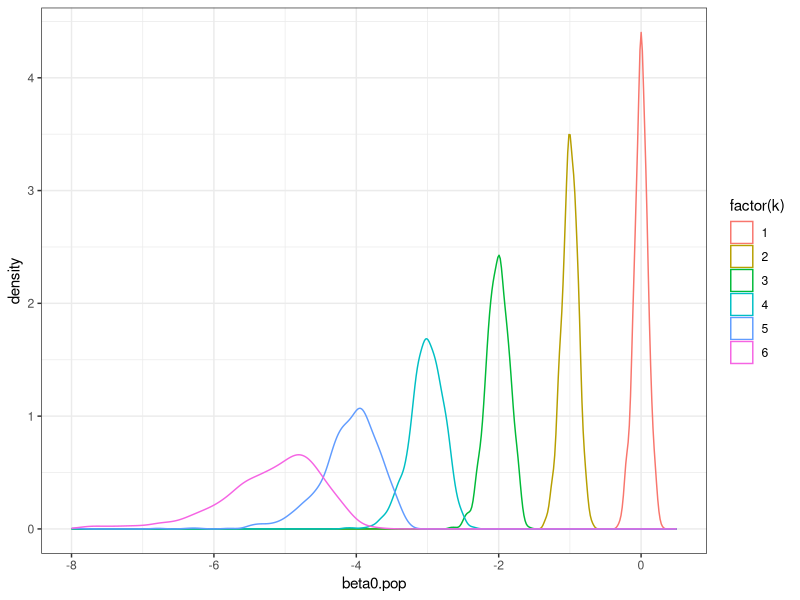
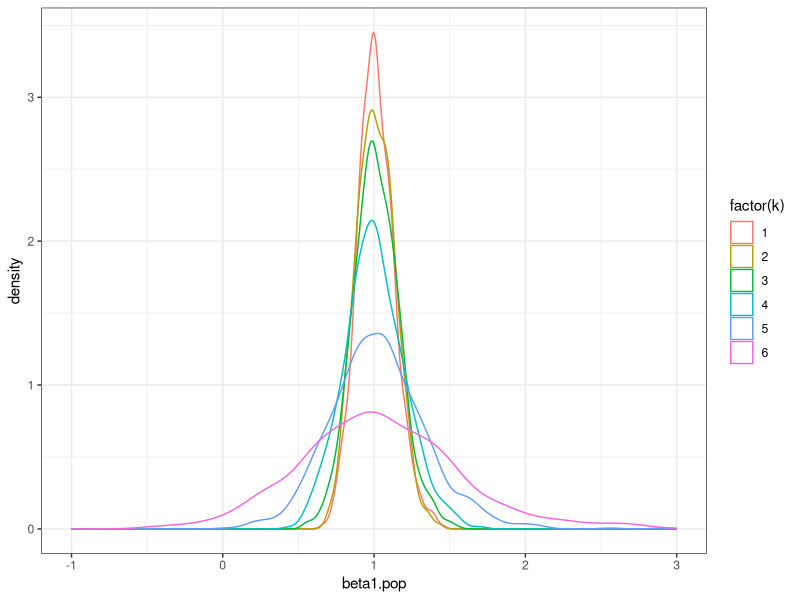
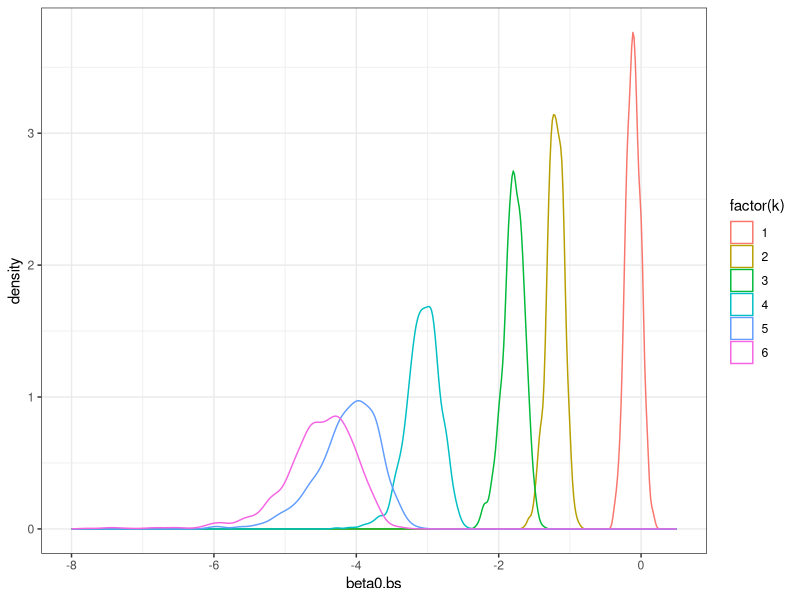
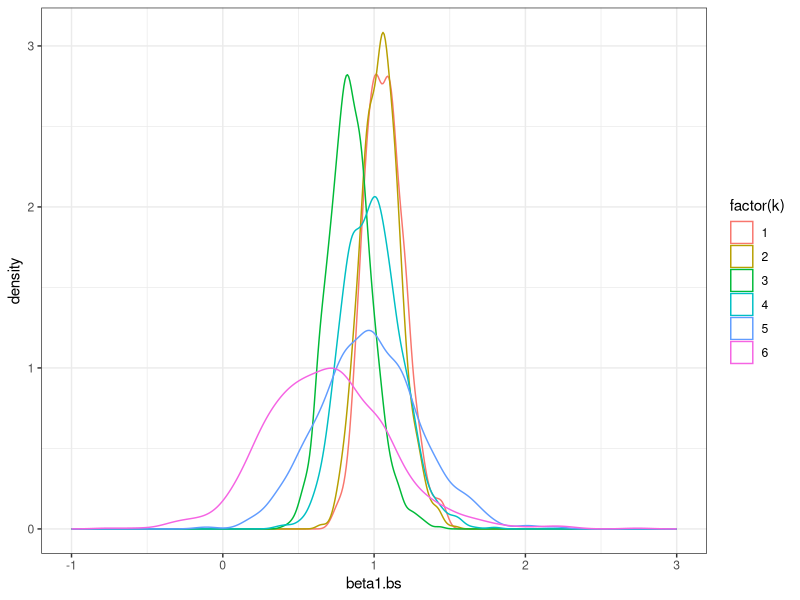
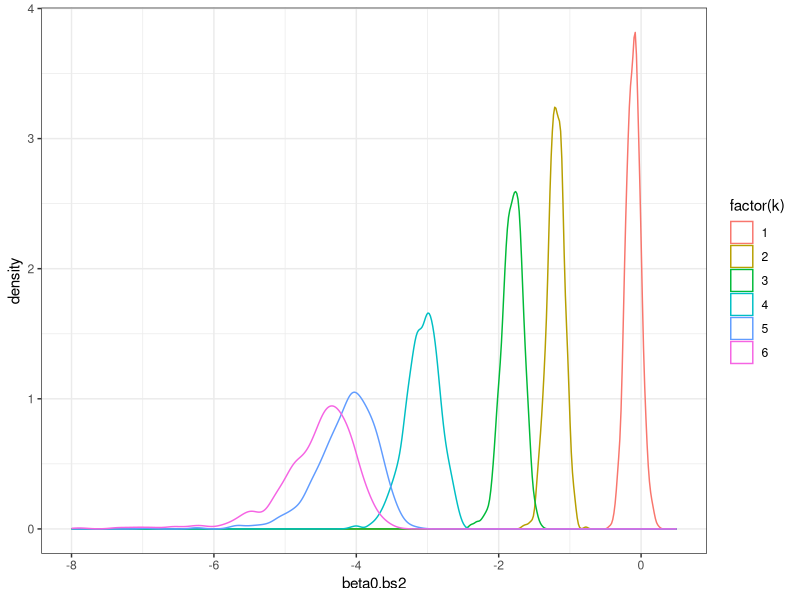
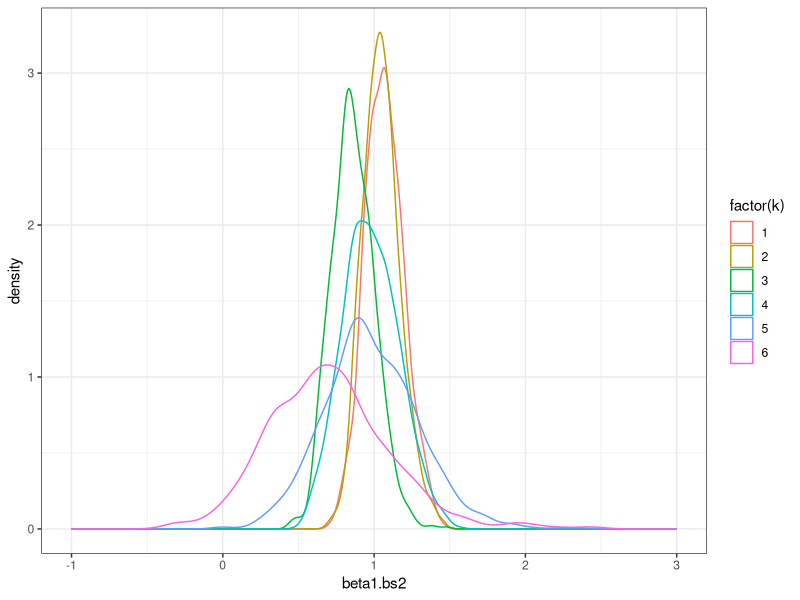
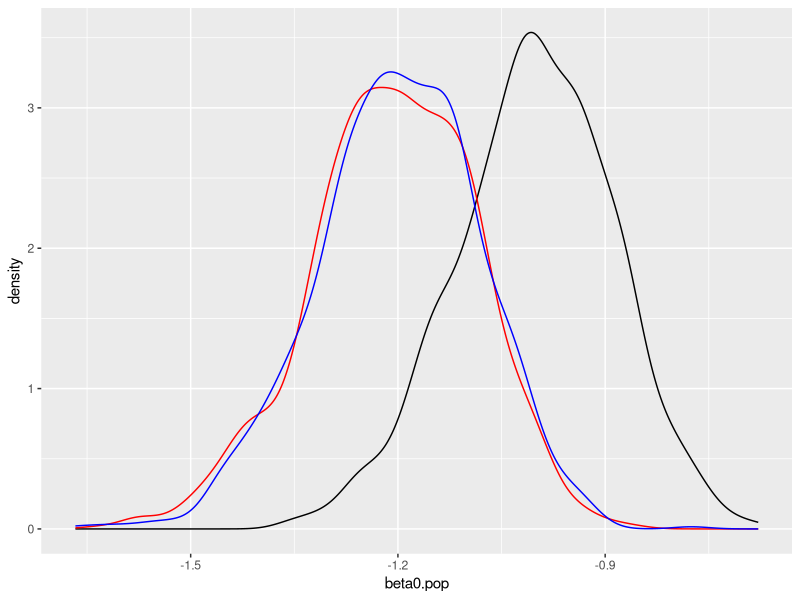
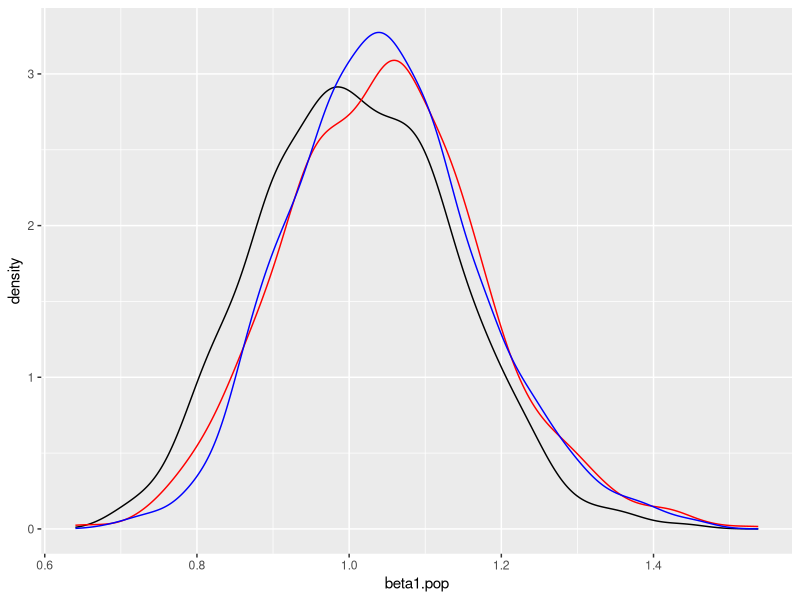

R code for these plots, in order:
##########################################################
# DSC5103 Statistics
# Session 6. Demo of the Bootstrap on Logistic Regression with rare events
# 2015.9
#
##########################################################
library("plyr")
library("ggplot2")


#############################
## simulate data
#############################
N <- 500  # sample size
set.seed(12345)
x <- rnorm(N)  # one-dimensional predictor
beta0.true <- seq(0, -5)  # coefficients to test on
beta1.true <- 1
K <- length(beta0.true)
data <- data.frame(x=x)
for (k in 1:K) {
    eta <- beta0.true[k] + beta1.true * x
    prob.true <- 1 / (1 + exp(-eta))
    y <- (runif(N) < prob.true)
    data[, paste0("y_", k-1)] <- y
}
summary(data)



#############################
### Resample from population (as a benchmark)
#############################

RUN <- 1000
beta.est <- expand.grid(run=1:RUN, k=1:K)
beta.est$beta0.pop <- 0
beta.est$beta1.pop <- 0
head(beta.est)
for (run in 1:RUN) {
    for (k in 1:K) {
        # generate new sample from populatin
        eta <- beta0.true[k] + beta1.true * x
        prob.true <- 1 / (1 + exp(-eta))
        y.new <- runif(N) < prob.true
        
        # obtain estimates
        glm.fit <- glm(y.new ~ x, family=binomial())
        beta.est[beta.est$run == run & beta.est$k == k, c("beta0.pop", "beta1.pop")] <- coef(glm.fit)
    }
}
summary(beta.est)

# find mean and sd of the estimators
ddply(beta.est, .(k), summarize, mean0=mean(beta0.pop), sd0=sd(beta0.pop), mean1=mean(beta1.pop), sd1=sd(beta1.pop))

# plot the distribution of the estimators
ggplot(data=beta.est) + geom_density(aes(color=factor(k), x=beta0.pop)) + xlim(c(-8, 0.5)) + theme_bw()
ggplot(data=beta.est) + geom_density(aes(color=factor(k), x=beta1.pop)) + xlim(c(-1, 3)) + theme_bw()



#############################
### The Bootstrap by boot()
#############################
library("boot")

# boot.fn is the function to obtain estimators
boot.fn <- function(data, index){
    return(coef(glm(y ~ x, data=data, family=binomial(), subset=index)))
}
# test boot.fn on the whole dataset
boot.fn(data.frame(x=data[, 1], y=data[, 3]), 1:N)

## run the bootstrap on the k-th dataset
beta.est$beta0.bs <- 0
beta.est$beta1.bs <- 0
head(beta.est)
set.seed(119)
for (k in 1:K) {
    # obtain bootstrap estimates
    boot.out <- boot(data=data.frame(x=data[, 1], y=data[, k+1]), statistic=boot.fn, R=RUN)
    beta.est[beta.est$k == k, c("beta0.bs", "beta1.bs")] <- boot.out$t
}
summary(beta.est)

# find mean and sd of the estimators
ddply(beta.est, .(k), summarize, mean0=mean(beta0.bs), sd0=sd(beta0.bs), mean1=mean(beta1.bs), sd1=sd(beta1.bs))

# plot the distribution of the estimators
ggplot(data=beta.est) + geom_density(aes(color=factor(k), x=beta0.bs)) + xlim(c(-8, 0.5)) + theme_bw()
ggplot(data=beta.est) + geom_density(aes(color=factor(k), x=beta1.bs)) + xlim(c(-1, 3)) + theme_bw()



#############################
### The Bootstrap manually
#############################

beta.est$beta0.bs2 <- 0
beta.est$beta1.bs2 <- 0
head(beta.est)
set.seed(119)
for (run in 1:RUN) {
    # index for the bootstrap sample
    index <- sample(N, N, replace=TRUE)

    for (k in 1:K) {
        # obtain estimates
        glm.fit <- glm(data[index, k+1] ~ x[index], family=binomial())
        beta.est[beta.est$run == run & beta.est$k == k, c("beta0.bs2", "beta1.bs2")] <- coef(glm.fit)
    }
}
summary(beta.est)

# find mean and sd of the estimators
ddply(beta.est, .(k), summarize, mean0=mean(beta0.bs2), sd0=sd(beta0.bs2), mean1=mean(beta1.bs2), sd1=sd(beta1.bs2))

# plot the distribution of the estimators
ggplot(data=beta.est) + geom_density(aes(color=factor(k), x=beta0.bs2)) + xlim(c(-8, 0.5)) + theme_bw()
ggplot(data=beta.est) + geom_density(aes(color=factor(k), x=beta1.bs2)) + xlim(c(-1, 3)) + theme_bw()




## put everything together
ggplot(data=subset(beta.est, k==2)) + geom_density(aes(x=beta0.pop))  + geom_density(aes(x=beta0.bs), color="red")  + geom_density(aes(x=beta0.bs2), color="blue") 
ggplot(data=subset(beta.est, k==2)) + geom_density(aes(x=beta1.pop))  + geom_density(aes(x=beta1.bs), color="red")  + geom_density(aes(x=beta1.bs2), color="blue") 

# compare the sd of estimators
ddply(beta.est, .(k), summarize, sd.pop=sd(beta0.pop), sd.bs=sd(beta0.bs), sd.bs2=sd(beta0.bs2))
ddply(beta.est, .(k), summarize, sd.pop=sd(beta1.pop), sd.bs=sd(beta1.bs), sd.bs2=sd(beta1.bs2))

